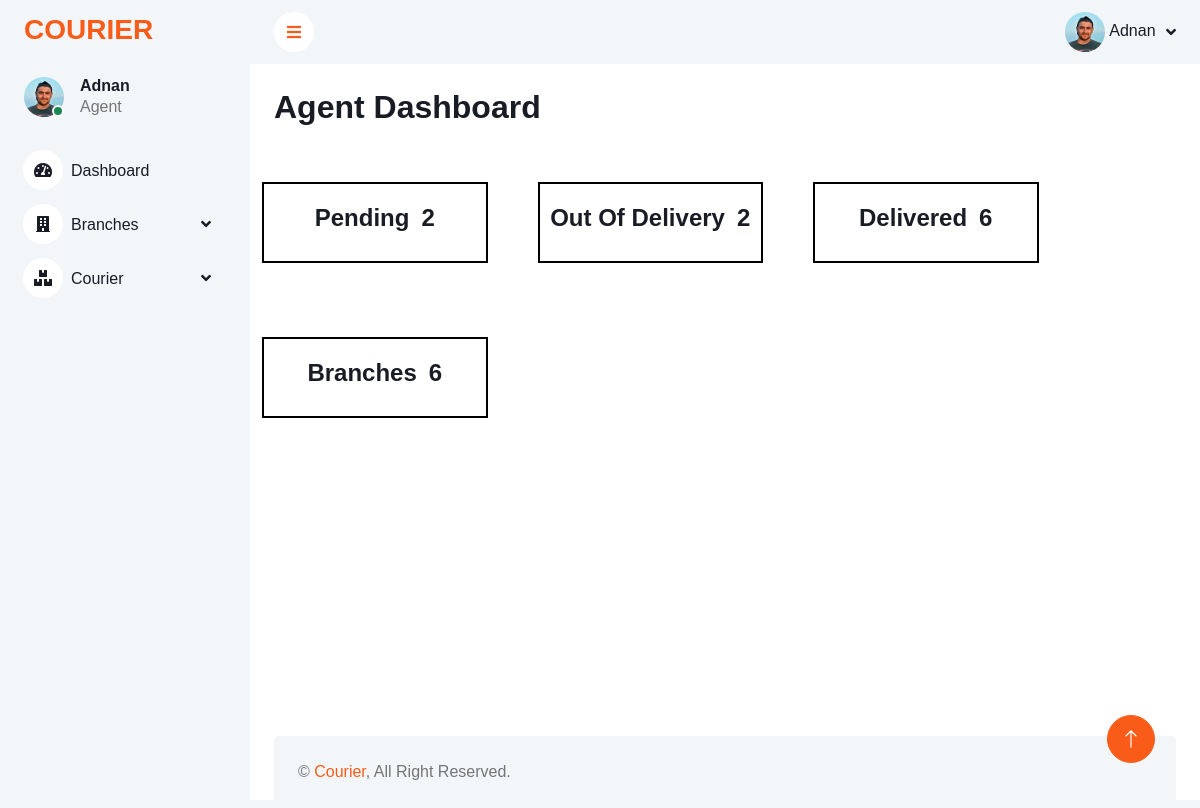
Page /backend/index.php (signed in) on the committed database.
### tables this page shows
CREATE TABLE `user` (
  `user_id` int(11) NOT NULL,
  `name` varchar(255) NOT NULL,
  `email` varchar(255) NOT NULL,
  `password` varchar(255) NOT NULL,
  `profile_picture` varchar(255) NOT NULL,
  `role_id` int(11) NOT NULL
);

CREATE TABLE `role` (
  `role_id` int(11) NOT NULL,
  `role_type` varchar(255) NOT NULL
);

### backend/index.php (the view, shortened to what this page needs)
<?php
include 'db.php';
$status_counts = [
    'Pending' => 0,
    'Out Of Delivery' => 0,
    'Delivered' => 0,
];
$branch_counts = 0;
$status_query = "
    SELECT
        CASE
            WHEN status_type = 'Out Of Delivery' THEN 'Out Of Delivery'
            WHEN status_type = 'Pending' THEN 'Pending'
            WHEN status_type = 'Delivered' THEN 'Delivered'
        END as status_type,
        COUNT(*) as count
    FROM courier
    JOIN status ON courier.courier_status = status.status_id
    GROUP BY status_type
";
$status_result = mysqli_query($conn, $status_query);
while ($row = mysqli_fetch_assoc($status_result)) {
    $status_counts[$row['status_type']] = $row['count'];
}
$branch_query = "
    SELECT
        COUNT(DISTINCT branch_id) as branch_count
    FROM branch
";
$branch_result = mysqli_query($conn, $branch_query);
if ($branch_row = mysqli_fetch_assoc($branch_result)) {
    $branch_counts = $branch_row['branch_count'];
}
?>
<?php
include 'links.php';
?>
</head>
<?php
include 'header.php';
?>
<div class="container-fluid pt-4 px-4 h-75 mb-5">
    <div class="row  g-4">
        <div class="col-12">
            <h2 class="role-heading"><?php echo $row5['role_type'] ?> Dashboard</h2>
        </div>
        <div class="row status-row mt-5">
            <div class="col-sm-5 col-md-3 mb-4 status-box">
                <h4>Pending</h4>
                <h4><?php echo $status_counts['Pending']; ?></h4>
            </div>
            <div class="col-sm-5 col-md-3 mb-4 status-box">
                <h4>Out Of Delivery</h4>
                <h4><?php echo $status_counts['Out Of Delivery']; ?></h4>
            </div>
            <div class="col-sm-5 col-md-3 mb-4 status-box">
                <h4>Delivered</h4>
                <h4><?php echo $status_counts['Delivered']; ?></h4>
            </div>
            <div class="col-sm-5 col-md-3 mb-4 status-box">
                <h4>Branches</h4>
                <h4><?php echo $branch_counts; ?></h4>
            </div>
        </div>
    </div>
</div>
<?php
include 'footer.php';
?>

### backend/header.php (shortened to what this page needs)
<body>
    <div class="container-xxl position-relative bg-white d-flex p-0">
        <div class="sidebar pe-4 pb-3">
            <nav class="navbar bg-light navbar-light">
                <a href="index.php" class="navbar-brand mx-4 mb-3">
                    <h3 class="text-primary">COURIER</h3>
                </a>
                <div class="d-flex align-items-center ms-4 mb-4">
                <div class="position-relative">
                        <img class="rounded-circle" src="uploads-images/<?php echo $row5['profile_picture']?>" alt="" style="width: 40px; height: 40px;">
                        <div class="bg-success rounded-circle border border-2 border-white position-absolute end-0 bottom-0 p-1"></div>
                    </div>
                    <div class="ms-3">
                        <h6 class="mb-0"><?php echo $_SESSION['name']?></h6>
                        <span class="role-heading"><?php echo $row5['role_type']?></span>
                    </div>
                </div>
                <div class="navbar-nav w-100">
                    <a href="index.php" class="nav-item nav-link"><i class="fa fa-tachometer-alt me-2"></i>Dashboard</a>
                    <div class="nav-item dropdown">
                        <a href="#" class="nav-link dropdown-toggle" data-bs-toggle="dropdown"><i class="fa fa-building me-2"></i>Branches</a>
                    </div>
                    <div class="nav-item dropdown">
                        <a href="#" class="nav-link dropdown-toggle" data-bs-toggle="dropdown"><i class="fa fa-boxes me-2"></i>Courier</a>
                    </div>
                </div>
            </nav>
        </div>
        <div class="content">
            <nav class="navbar navbar-expand bg-light navbar-light sticky-top px-4 py-0">
                <a href="#" class="sidebar-toggler flex-shrink-0">
                    <i class="fa fa-bars"></i>
                </a>
                <div class="navbar-nav align-items-center ms-auto">
                    <div class="nav-item dropdown">
                        <a href="#" class="nav-link dropdown-toggle" data-bs-toggle="dropdown">
                        <img class="rounded-circle" src="uploads-images/<?php echo $row5['profile_picture']?>" alt="" style="width: 40px; height: 40px;">
                            <span class="d-none d-lg-inline-flex"><?php echo $_SESSION['name']?></span>
                        </a>
                    </div>
                </div>
            </nav>

### backend/css/style.css (style rules this page uses)
:root { --primary: #F95C19; --light: #F3F6F9; --dark: #191C24; }
.text-primary { color: var(--primary) !important; }
.sidebar { position: fixed; top: 0; left: 0; bottom: 0; width: 250px; height: 100vh; overflow-y: auto; background: var(--light); transition: 0.5s; z-index: 999; }
.content { margin-left: 250px; min-height: 100vh; background: #FFFFFF; transition: 0.5s; }
@media (min-width: 992px) { .sidebar { margin-left: 0; } }
@media (min-width: 992px) { .content { width: calc(100% - 250px); } }
.sidebar .navbar .navbar-nav .nav-link { padding: 7px 20px; color: var(--dark); font-weight: 500; border-left: 3px solid var(--light); border-radius: 0 30px 30px 0; outline: none; }
.sidebar .navbar .navbar-nav .nav-link i { width: 40px; height: 40px; display: inline-flex; align-items: center; justify-content: center; background: #FFFFFF; border-radius: 40px; }
.sidebar .navbar .dropdown-toggle::after { position: absolute; top: 15px; right: 15px; border: none; content: "\f107"; font-family: "Font Awesome 5 Free"; font-weight: 900; transition: .5s; }
.content .navbar .navbar-nav .nav-link { margin-left: 25px; padding: 12px 0; color: var(--dark); outline: none; }
.content .navbar .sidebar-toggler, .content .navbar .navbar-nav .nav-link i { width: 40px; height: 40px; display: inline-flex; align-items: center; justify-content: center; background: #FFFFFF; border-radius: 40px; }
.content .navbar .dropdown-toggle::after { margin-left: 6px; vertical-align: middle; border: none; content: "\f107"; font-family: "Font Awesome 5 Free"; font-weight: 900; transition: .5s; }

### backend/index.php (style rules this page uses)
.status-row { display: flex !important; gap: 50px !important; }
.status-box { box-sizing: border-box !important; border: 2px solid black !important; display: flex !important; align-items: center !important; justify-content: center !important; gap: 1vw; padding: 20px 0px !important; }
.role-heading { text-transform: capitalize !important; }

### rows in the picture
user: profile_picture (picture), role.role_type "Agent"

### other values in the picture
$_SESSION['name'] "Adnan"
$status_counts['Pending'] "2"
$status_counts['Out Of Delivery'] "2"
$status_counts['Delivered'] "6"
$branch_counts "6"
